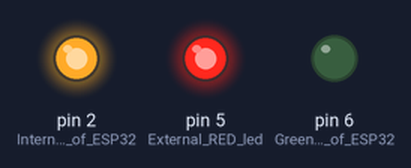
Simulated run of this sketch. Board: Arduino Uno, built with avr-gcc and run on an emulated ATmega328P. Shown: output pins drawn as LEDs (lit = HIGH).

Above: at 0.1 s.
At 4.1 s:
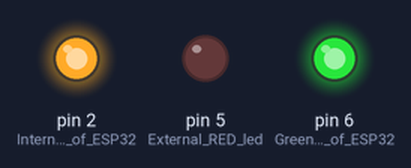
Timing chart, 0 to 5.6 s (numbered marks = the images above):
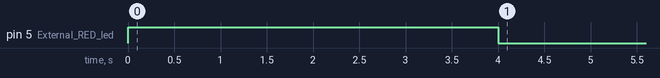

The sketch:

1_led_blinking.ino
```cpp
 /* -------------------------------------------
  This is to blink red and green led at interval of 4 secs */

 void setup() {
  pinMode(2, OUTPUT); // Internal LED of ESP32
  digitalWrite(2, HIGH);

  pinMode(5, OUTPUT); // External RED led
  digitalWrite(5, HIGH);

  delay(4000);


  digitalWrite(5, LOW);
  pinMode(6, OUTPUT); // Green LED of ESP32
  digitalWrite(6, HIGH);

}

void loop() {


}
```
